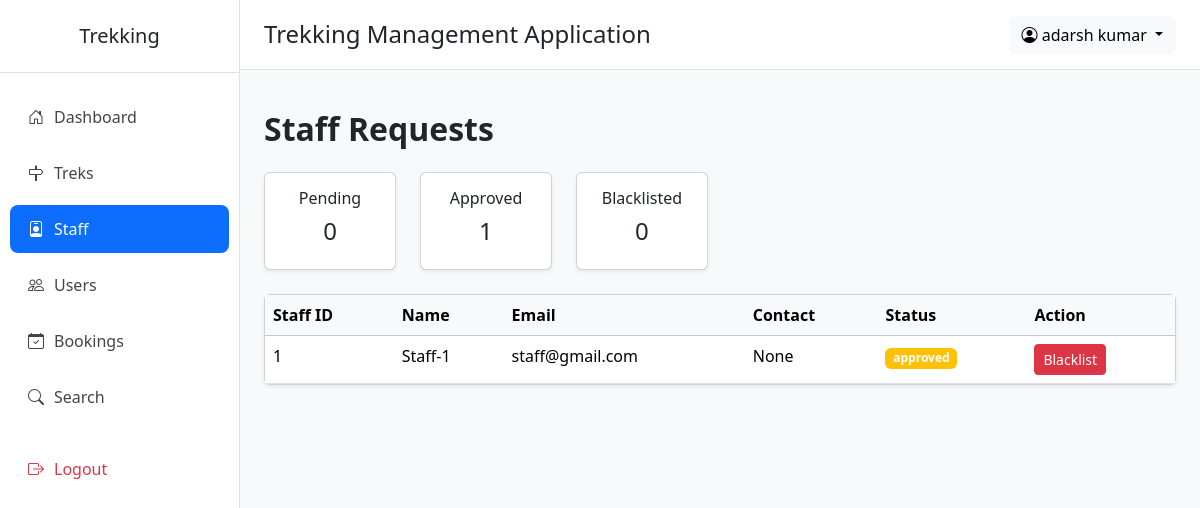
Before: /admin/staff (signed in) with the older database file.
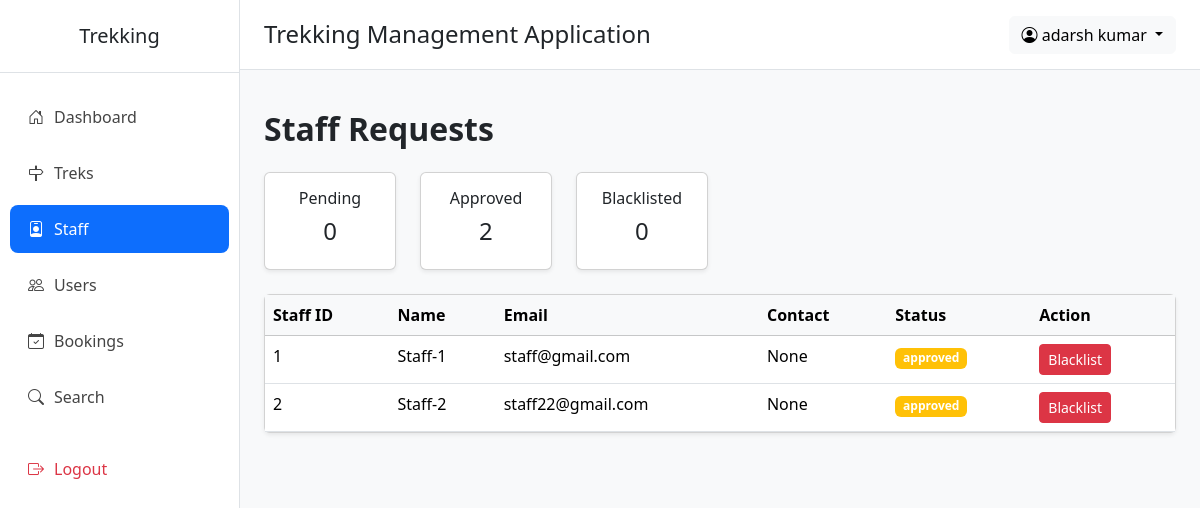
After: the same page with the newer database file.
### application/models.py (models this page shows)
class Staff(db.Model):
    __tablename__="staff"
    id=db.Column(db.Integer(),primary_key=True,autoincrement=True)
    userid=db.Column(db.Integer(),db.ForeignKey("users.id"))
    approval_status=db.Column(db.String(),default="pending") # pending | approved | rejected | blacklisted
    approved_by=db.Column(db.Integer(),db.ForeignKey("users.id"))
    approved_at=db.Column(db.DateTime(),nullable=True,default=None)
    bio=db.Column(db.String(),default=None,nullable=True)
    treks = db.relationship(
        "Trek",
        backref="staff"
    )

class User(db.Model):
    __tablename__="users"
    id=db.Column(db.Integer(),primary_key=True,autoincrement=True)
    name=db.Column(db.String(),nullable=False)
    email=db.Column(db.String(),nullable=False,unique=True)
    phone=db.Column(db.String(),nullable=True)
    password=db.Column(db.String(),nullable=False)
    contact=db.Column(db.String(),nullable=True)
    role=db.Column(db.String(),default="user")       # admin | user | staff
    status=db.Column(db.String(),default="active")   # active | blacklisted | pending | rejected
    created_at=db.Column(db.DateTime(),server_default=db.func.now())
    updated_at=db.Column(db.DateTime(),server_default=db.func.now(),onupdate=db.func.now())
    staff_profile = db.relationship(
        "Staff",
        backref="user",
        uselist=False,
        foreign_keys="Staff.userid"
    )
    bookings = db.relationship(
        "Booking",
        backref="user",
        cascade="all, delete-orphan"
    )

### application/admin_routes.py (the view)
@app.route("/admin/staff")
def all_staff():
    if("admin_id" not in session):
        return redirect("/login")
    this_admin=User.query.filter_by(id=session["admin_id"]).first()
    all_staff=Staff.query.all()
    active_staff=Staff.query.filter_by(approval_status="approved").all().__len__()
    pending_staff=Staff.query.filter_by(approval_status="pending").all().__len__()
    blacklisted_staff=Staff.query.filter_by(approval_status="blacklisted").all().__len__()
    return render_template("admin/manage_staff.html",this_admin=this_admin,all_staff=all_staff,active_staff=active_staff,pending_staff=pending_staff,blacklisted_staff=blacklisted_staff)

### templates/admin/manage_staff.html (shortened to what this page needs)
{% extends "admin/base.html" %}
{% block content %}
<h2 class="mb-4 fw-bold">
        Staff Requests
    </h2>
    <div class="row mb-4">
        <div class="col-md-2">
            <div class="card text-center shadow-sm">
                <div class="card-body">
                    <h6>Pending</h6>
                    <h4>{{ pending_staff }}</h4>
                </div>
            </div>
        </div>
        <div class="col-md-2">
            <div class="card text-center shadow-sm">
                <div class="card-body">
                    <h6>Approved</h6>
                    <h4>{{ active_staff }}</h4>
                </div>
            </div>
        </div>
        <div class="col-md-2">
            <div class="card text-center shadow-sm">
                <div class="card-body">
                    <h6>Blacklisted</h6>
                    <h4>{{ blacklisted_staff }}</h4>
                </div>
            </div>
        </div>
    </div>
    <div class="card shadow-sm">
        <div class="card-body p-0">
            <table class="table table-hover mb-0">
                <thead class="table-light">
                    <tr>
                        <th>Staff ID</th>
                        <th>Name</th>
                        <th>Email</th>
                        <th>Contact</th>
                        <th>Status</th>
                        <th>Action</th>
                    </tr>
                </thead>
                <tbody>
                {% for staff in all_staff %}
                <tr>
                    <td>{{ staff.id }}</td>
                    <td>{{ staff.user.name }}</td>
                    <td>{{ staff.user.email }}</td>
                    <td>{{ staff.user.contact }}</td>
                    <td>
                        <span class="badge bg-warning">
                            {{ staff.approval_status }}
                        </span>
                    </td>
                    <td>
                        {% if staff.approval_status == "approved" %}
                        <a
                            href="/reject_staff/{{ staff.id }}"
                            class="btn btn-danger btn-sm">
                            Blacklist
                        </a>
                        {% endif %}
                    </td>
                </tr>
                {% endfor %}
                </tbody>
            </table>
        </div>
    </div>
{% endblock %}

Changed rows visible on the page:
added Staff: id "2", user.name "Staff-2", user.email "staff22@gmail.com", user.contact "None", approval_status "approved"
Other visible differences:
{{ active_staff }}: "1" → "2"
